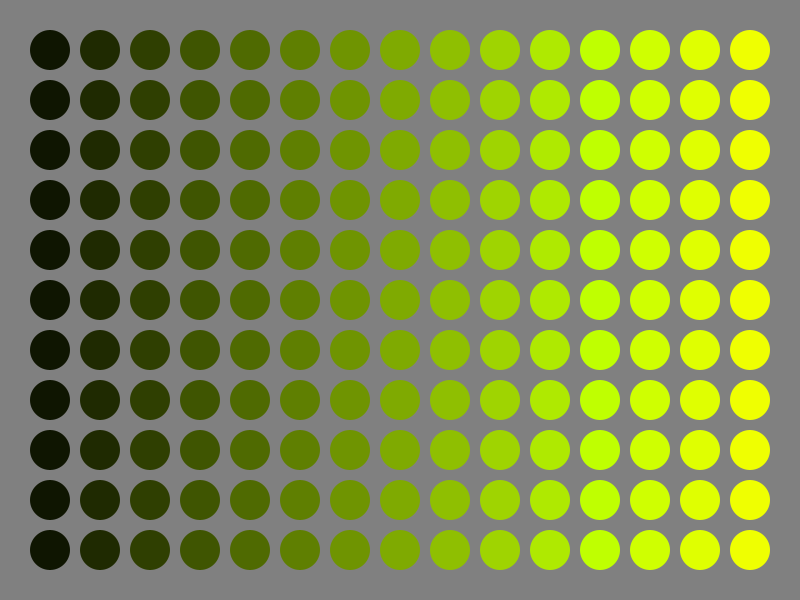
Frame 1 (no input)
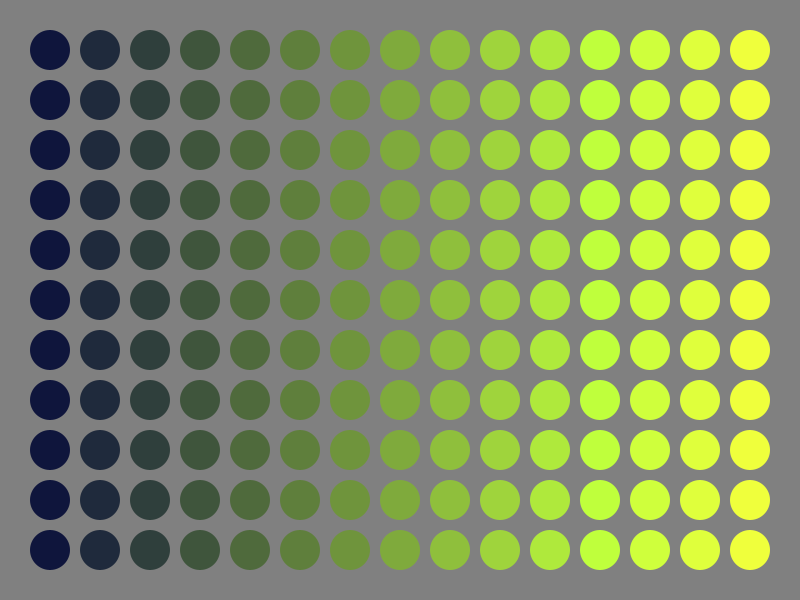
Frame 60 (the mouse pressed at the canvas centre just before this capture)
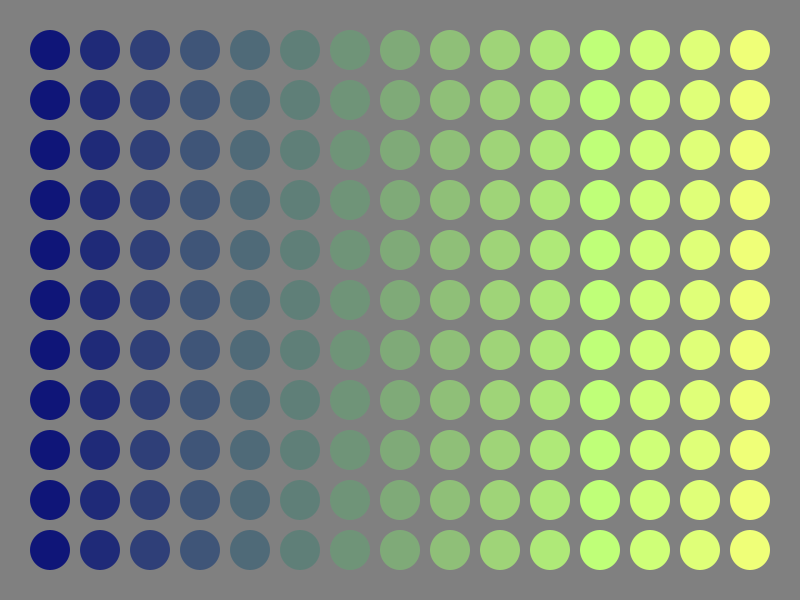
Frame 120 (the mouse held since frame 60 and released just before this capture)

The Processing sketch that drew these frames (run headless with seeded random() and noise(); from frame 60 on, the mouse is pressed at the canvas centre):

// Processing sketch: circle_grid_blue
// ── circle_grid_blue.pde
float gBlue = 0;

void setup() {
  size(800, 600);
}

void draw() {

  background(128);
  noStroke();
  
  /*circlegrid(gBlue);
  gBlue++;
  if(gBlue > 255)
  gBlue = 0;*/
  circleGrid(frameCount % 256);
  
}

void circleGrid(float blue){
  float i,j;
  float red, green;
  for(i = 50; i < width; i += 50) {
    for(j = 50; j < height; j += 50) {
      red = map(i, 0, width, 0,255);
      green =  map(i, 0, height, 0, 255);
      fill(red, green, blue);
      ellipse(i, j, 40, 40);
    }  
  }
}
